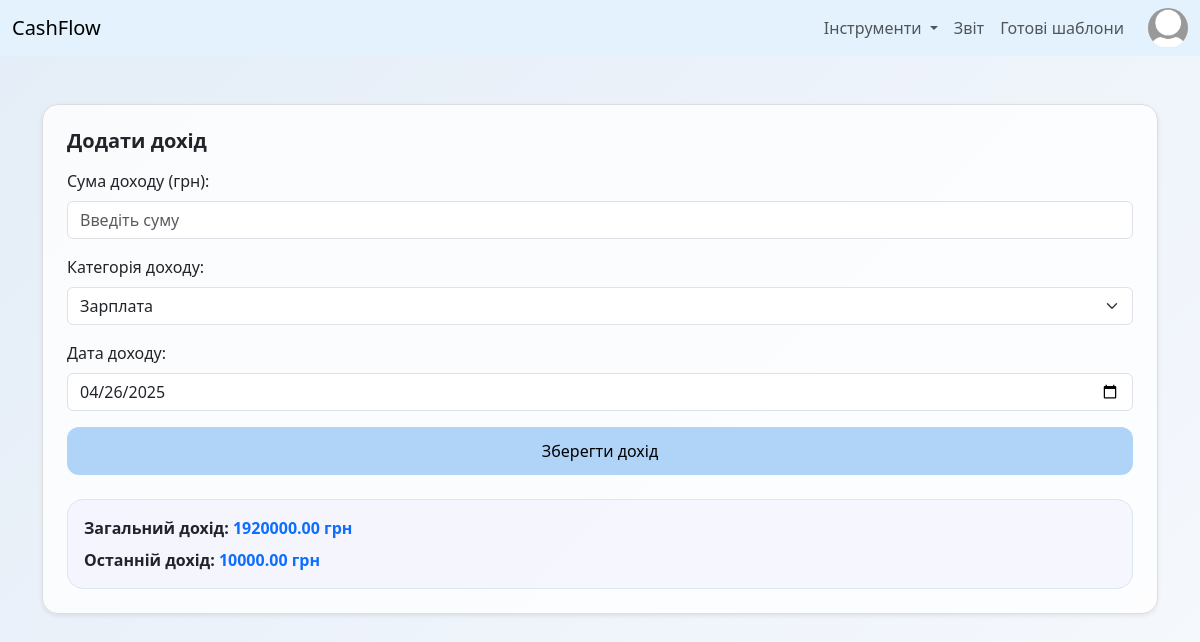
Before: /createBudget/ (signed in) with the older database file.
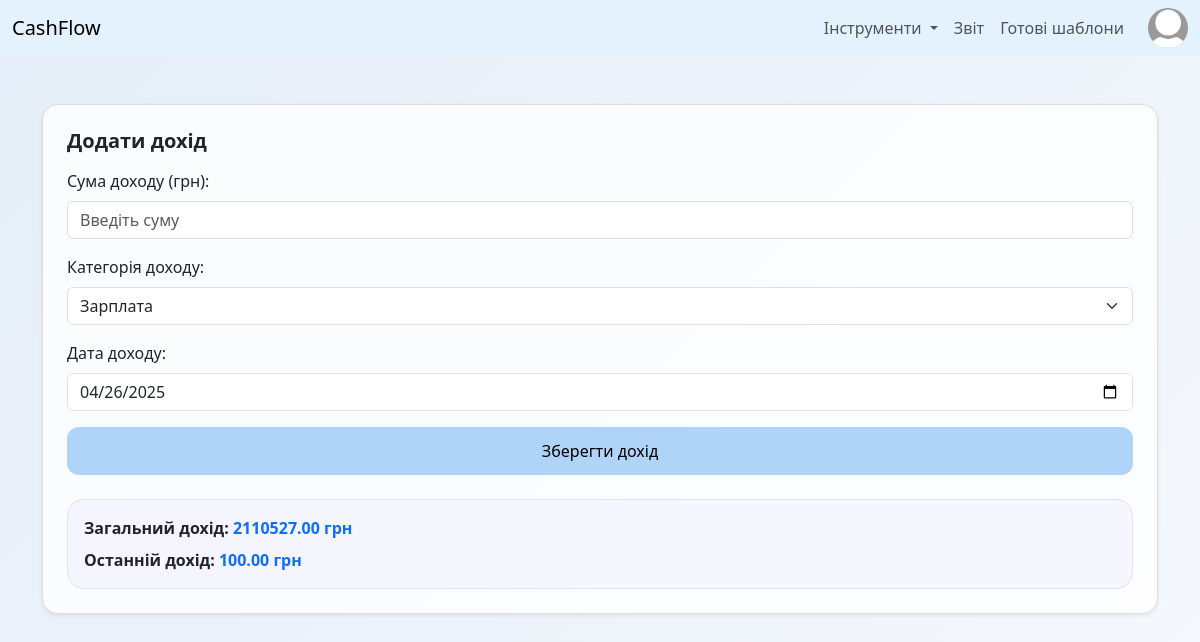
After: the same page with the newer database file.
### main/models.py (models this page shows, shortened)
class Budget(models.Model):
    INCOME_CATEGORIES = [
        ('salary', 'Зарплата'),
        ('bonus', 'Бонус'),
        ('freelance', 'Фріланс'),
        ('other', 'Інше'),
    ]
    income = models.DecimalField(max_digits=10, decimal_places=2)
    income_category = models.CharField(max_length=50, choices=INCOME_CATEGORIES, default='salary')
    expenses = models.DecimalField(max_digits=10, decimal_places=2, default=0)
    balance = models.DecimalField(max_digits=10, decimal_places=2, default=0)
    created_at = models.DateTimeField(auto_now_add=True)
    date = models.DateField(default=timezone.now)

### main/views.py (the view, shortened to what this page needs)
# urls.py: path('createBudget/', views.createBudget, name='createBudget'),
@login_required
def createBudget(request):
    total_income = Budget.objects.aggregate(total=Sum('income'))['total'] or 0
    last_income_record = Budget.objects.order_by('-date', '-created_at').first()
    return render(request, 'createBudget.html', {
        'total_income': total_income,
        'last_income': last_income_record.income if last_income_record else 0,
        'current_date': timezone.now().date()
    })

### cashflow/templates/createBudget.html (shortened to what this page needs)
{% load static %}
<!DOCTYPE html>
<html lang="uk">
<head>
  <link href="https://cdn.jsdelivr.net/npm/bootstrap@5.3.3/dist/css/bootstrap.min.css" rel="stylesheet">
  <link rel="stylesheet" href="{% static 'css/budget.css' %}">
</head>
<body class="bg-light">
{% include 'partials/header.html' %}
<div class="container py-5">
  <div class="card shadow-sm rounded-4 p-4 budget-card">
    <h5 class="fw-bold mb-3">Додати дохід</h5>
    <form method="POST" action="{% url 'createBudget' %}" id="incomeForm">
      <div class="mb-3">
        <label for="id_income" class="form-label">Сума доходу (грн):</label>
        <input type="number" step="0.01" min="0.01" class="form-control"
               name="income" required id="id_income" placeholder="Введіть суму"
               value="{{ request.POST.income }}">
      </div>
      <div class="mb-3">
        <label for="id_income_category" class="form-label">Категорія доходу:</label>
        <select class="form-select" name="income_category" id="id_income_category" required>
          <option value="salary" {% if request.POST.income_category == 'salary' %}selected{% endif %}>Зарплата</option>
        </select>
      </div>
      <div class="mb-3">
        <label for="id_date" class="form-label">Дата доходу:</label>
        <input type="date" class="form-control" name="date" id="id_date"
               value="{{ request.POST.date|default:current_date|date:'Y-m-d' }}" required>
      </div>
      <button type="submit" class="btn btn-primary w-100 budget-btn" id="submitBtn">Зберегти дохід</button>
    </form>
    <div class="mt-4 p-3 rounded-4 summary-box">
      <p class="mb-2 fw-bold">Загальний дохід:
        <span class="text-primary">{{ total_income|floatformat:2 }} грн</span>
      </p>
      <p class="mb-0 fw-bold">Останній дохід:
        <span class="text-primary">
          {% if last_income %}
            {{ last_income|floatformat:2 }} грн
          {% else %}
            0 грн
          {% endif %}
        </span>
      </p>
    </div>
  </div>
</div>
</body>
</html>

Changed rows visible on the page:
no longer on this page (row unchanged): Budget: income "10000.00"
added Budget: income "100.00"
Other visible differences:
{{ total_income|floatformat:2 }}: "1920000.00" → "2110527.00"
